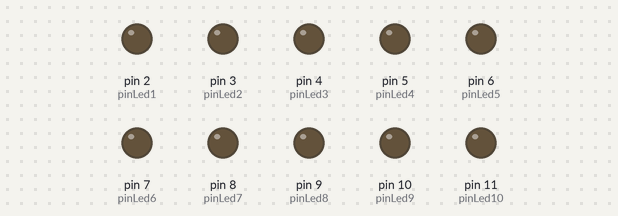
Bench run of a sketch on a simulated Arduino Uno, built with avr-gcc and run on an emulated ATmega328P. Shown: output pins drawn as LEDs (lit = HIGH). Random numbers use the default seed unless the sketch sets one.

Above: at 0.4 s.
At 2.8 s:
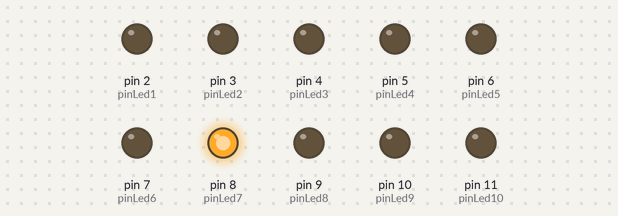
At 5.7 s:
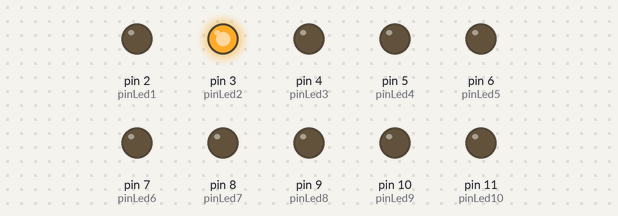
At 8.5 s:
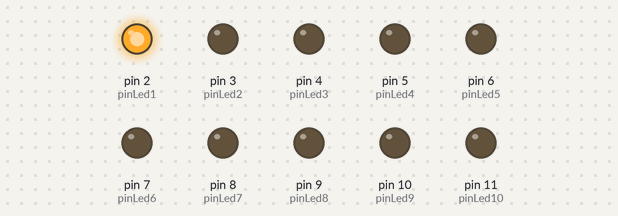
At 18.8 s:
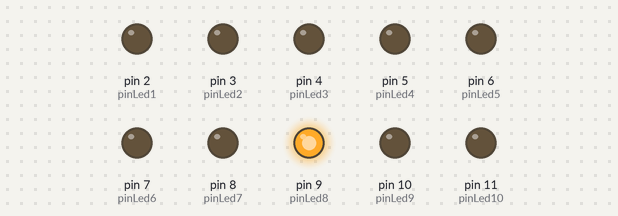
At 37.7 s:
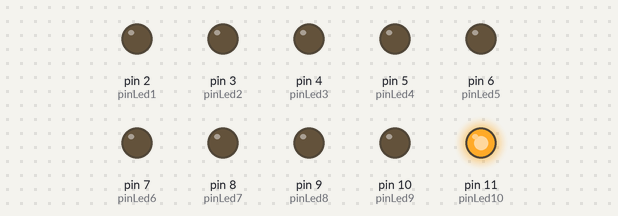
Timing chart, 0 to 40.0 s (numbered marks = the images above):
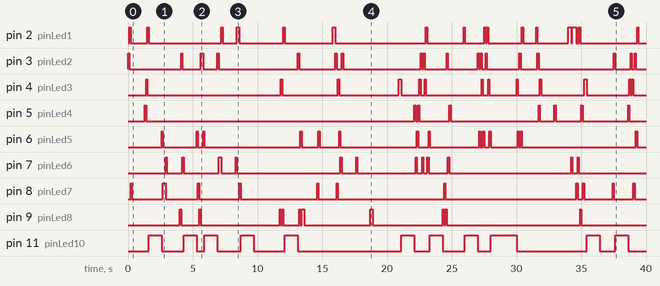

Measured:
- by itself, pin 2 (pinLed1): LOW → HIGH at 0.10 s, → LOW 0.10 s later, → HIGH 1.3 s later, → LOW 0.10 s later, … (32 changes in this stretch)
- by itself, pin 3 (pinLed2): LOW → HIGH at 0.00 s, → LOW 0.10 s later, → HIGH 4.0 s later, → LOW 0.10 s later, … (36 changes in this stretch)
- by itself, pin 4 (pinLed3): LOW → HIGH at 1.4 s, → LOW 0.10 s later, → HIGH 10.3 s later, → LOW 0.10 s later, … (26 changes in this stretch)
- by itself, pin 5 (pinLed4): LOW → HIGH at 1.3 s, → LOW 0.10 s later, → HIGH 20.7 s later, → LOW 0.10 s later, … (16 changes in this stretch)
- by itself, pin 6 (pinLed5): LOW → HIGH at 2.6 s, → LOW 0.10 s later, → HIGH 2.6 s later, → LOW 0.10 s later, … (28 changes in this stretch)
- by itself, pin 7 (pinLed6): LOW → HIGH at 2.9 s, → LOW 0.10 s later, → HIGH 1.2 s later, → LOW 0.10 s later, … (24 changes in this stretch)
- by itself, pin 8 (pinLed7): LOW → HIGH at 0.20 s, → LOW 0.10 s later, → HIGH 2.4 s later, → LOW 0.20 s later, … (22 changes in this stretch)
- by itself, pin 9 (pinLed8): LOW → HIGH at 4.0 s, → LOW 0.10 s later, → HIGH 1.4 s later, → LOW 0.10 s later, … (20 changes in this stretch)

The sketch:

Hasard.ino
```cpp
int pinLed1, pinLed2, pinLed3,pinLed4,pinLed5,pinLed6,pinLed7,pinLed8,pinLed9,pinLed10;
void setup() {
 //Serial.begin(9600);
    pinLed1 = 2;
  pinLed2 = 3;
  pinLed3 = 4;
  pinLed4 = 5;
  pinLed5 = 6;
  pinLed6 = 7;
  pinLed7 = 8;
  pinLed8 = 9;
  pinLed9 = 10;
  pinLed10= 11;
  //initialisation des LEDS
   pinMode(pinLed1, OUTPUT);
  pinMode(pinLed2, OUTPUT);
  pinMode(pinLed3, OUTPUT);
  pinMode(pinLed4, OUTPUT);
  pinMode(pinLed5, OUTPUT);
  pinMode(pinLed6, OUTPUT);
  pinMode(pinLed7, OUTPUT);
  pinMode(pinLed8, OUTPUT);
  pinMode(pinLed9, OUTPUT);
  pinMode(pinLed10, OUTPUT);

}

void loop() {
  //allumage des LEDS
  int choix,temps;
  choix=random (2,13);
  //Ici le logiciel choisi de manière aléatoire l'allumage des LEDS entre la broche 2 et la broche 13
  temps=100;
if (choix==2){
 digitalWrite(pinLed1,HIGH);
 delay(temps);
 digitalWrite(pinLed1,LOW);
}else if (choix==3){
  digitalWrite(pinLed2,HIGH);
  delay(temps);
  digitalWrite(pinLed2,LOW);
  }else if (choix==4){
  digitalWrite(pinLed3,HIGH);
  delay(temps);
  digitalWrite(pinLed3,LOW);
} else if (choix==5){
  digitalWrite(pinLed4,HIGH);
  delay(temps);
  digitalWrite(pinLed4,LOW);
  }else if (choix==6){
  digitalWrite(pinLed5,HIGH);
  delay(temps);
  digitalWrite(pinLed5,LOW);
  }else if (choix==7){
  digitalWrite(pinLed6,HIGH);
  delay(temps);
  digitalWrite(pinLed6,LOW);
  }else if (choix==8){
  digitalWrite(pinLed7,HIGH);
  delay(temps);
  digitalWrite(pinLed7,LOW);
  }else if (choix==9){
  digitalWrite(pinLed8,HIGH);
  delay(temps);
  digitalWrite(pinLed8,LOW);
  }else if (choix==10){
  digitalWrite(pinLed9,HIGH);
  digitalWrite(pinLed9,LOW);
  delay(1000);
  }else if (choix==11){
  digitalWrite(pinLed10,HIGH);
  delay(1000);
  digitalWrite(pinLed10,LOW);
  }
}
```
